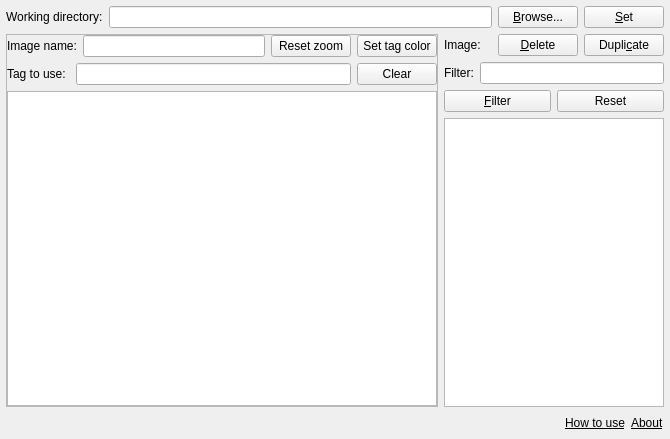
<?xml version="1.0" encoding="UTF-8"?>
<ui version="4.0">
 <class>MainWindow</class>
 <widget class="QMainWindow" name="MainWindow">
  <property name="geometry">
   <rect>
    <x>0</x>
    <y>0</y>
    <width>670</width>
    <height>439</height>
   </rect>
  </property>
  <property name="windowTitle">
   <string>ImageTagger</string>
  </property>
  <widget class="QWidget" name="centralWidget">
   <layout class="QVBoxLayout" name="verticalLayout_2">
    <property name="leftMargin">
     <number>6</number>
    </property>
    <property name="topMargin">
     <number>6</number>
    </property>
    <property name="rightMargin">
     <number>6</number>
    </property>
    <property name="bottomMargin">
     <number>6</number>
    </property>
    <item>
     <layout class="QHBoxLayout" name="horizontalLayout">
      <item>
       <widget class="QLabel" name="label">
        <property name="text">
         <string>Working directory:</string>
        </property>
       </widget>
      </item>
      <item>
       <widget class="QLineEdit" name="workingDirectoryBox"/>
      </item>
      <item>
       <widget class="QPushButton" name="browseWorkingDirectoryBtn">
        <property name="text">
         <string>&amp;Browse...</string>
        </property>
       </widget>
      </item>
      <item>
       <widget class="QPushButton" name="setWorkingDirectoryBtn">
        <property name="text">
         <string>&amp;Set</string>
        </property>
       </widget>
      </item>
     </layout>
    </item>
    <item>
     <layout class="QHBoxLayout" name="horizontalLayout_5">
      <item>
       <widget class="QFrame" name="itemFrame">
        <property name="frameShape">
         <enum>QFrame::StyledPanel</enum>
        </property>
        <property name="frameShadow">
         <enum>QFrame::Raised</enum>
        </property>
        <layout class="QVBoxLayout" name="verticalLayout_3">
         <property name="leftMargin">
          <number>0</number>
         </property>
         <property name="topMargin">
          <number>0</number>
         </property>
         <property name="rightMargin">
          <number>0</number>
         </property>
         <property name="bottomMargin">
          <number>0</number>
         </property>
         <item>
          <layout class="QHBoxLayout" name="horizontalLayout_6">
           <item>
            <widget class="QLabel" name="label_4">
             <property name="text">
              <string>Image name:</string>
             </property>
            </widget>
           </item>
           <item>
            <widget class="QLineEdit" name="itemNameBox"/>
           </item>
           <item>
            <widget class="QPushButton" name="resetZoomBtn">
             <property name="text">
              <string>Reset zoom</string>
             </property>
            </widget>
           </item>
           <item>
            <widget class="QPushButton" name="setTagColorBtn">
             <property name="text">
              <string>Set tag color</string>
             </property>
            </widget>
           </item>
          </layout>
         </item>
         <item>
          <layout class="QHBoxLayout" name="horizontalLayout_7">
           <item>
            <widget class="QLabel" name="label_5">
             <property name="minimumSize">
              <size>
               <width>63</width>
               <height>0</height>
              </size>
             </property>
             <property name="text">
              <string>Tag to use:</string>
             </property>
            </widget>
           </item>
           <item>
            <widget class="QLineEdit" name="tagBox">
             <property name="styleSheet">
              <string notr="true">font-family: monospace;</string>
             </property>
             <property name="text">
              <string/>
             </property>
            </widget>
           </item>
           <item>
            <widget class="QPushButton" name="clearTagBtn">
             <property name="text">
              <string>Clear</string>
             </property>
            </widget>
           </item>
          </layout>
         </item>
         <item>
          <widget class="GraphicsViewEx" name="itemGraphicsView"/>
         </item>
        </layout>
       </widget>
      </item>
      <item>
       <widget class="QFrame" name="frame">
        <property name="maximumSize">
         <size>
          <width>220</width>
          <height>16777215</height>
         </size>
        </property>
        <layout class="QVBoxLayout" name="verticalLayout">
         <property name="leftMargin">
          <number>0</number>
         </property>
         <property name="topMargin">
          <number>0</number>
         </property>
         <property name="rightMargin">
          <number>0</number>
         </property>
         <property name="bottomMargin">
          <number>0</number>
         </property>
         <item>
          <layout class="QHBoxLayout" name="horizontalLayout_3">
           <item>
            <widget class="QLabel" name="label_3">
             <property name="text">
              <string>Image:</string>
             </property>
            </widget>
           </item>
           <item>
            <widget class="QPushButton" name="deleteItemBtn">
             <property name="text">
              <string>&amp;Delete</string>
             </property>
            </widget>
           </item>
           <item>
            <widget class="QPushButton" name="duplicateItemBtn">
             <property name="text">
              <string>Dupli&amp;cate</string>
             </property>
            </widget>
           </item>
          </layout>
         </item>
         <item>
          <layout class="QHBoxLayout" name="horizontalLayout_2">
           <item>
            <widget class="QLabel" name="label_2">
             <property name="text">
              <string>Filter:</string>
             </property>
            </widget>
           </item>
           <item>
            <widget class="QLineEdit" name="filterBox"/>
           </item>
          </layout>
         </item>
         <item>
          <layout class="QHBoxLayout" name="horizontalLayout_4">
           <item>
            <widget class="QPushButton" name="filterBtn">
             <property name="text">
              <string>&amp;Filter</string>
             </property>
            </widget>
           </item>
           <item>
            <widget class="QPushButton" name="resetFilterBtn">
             <property name="text">
              <string>Reset</string>
             </property>
            </widget>
           </item>
          </layout>
         </item>
         <item>
          <widget class="QListWidget" name="itemList"/>
         </item>
        </layout>
       </widget>
      </item>
     </layout>
    </item>
    <item>
     <layout class="QHBoxLayout" name="horizontalLayout_8">
      <item>
       <spacer name="horizontalSpacer">
        <property name="orientation">
         <enum>Qt::Horizontal</enum>
        </property>
        <property name="sizeHint" stdset="0">
         <size>
          <width>40</width>
          <height>20</height>
         </size>
        </property>
       </spacer>
      </item>
      <item>
       <widget class="QLabel" name="howToUseLbl">
        <property name="styleSheet">
         <string notr="true"/>
        </property>
        <property name="text">
         <string>&lt;html&gt;&lt;head/&gt;&lt;body&gt;&lt;p&gt;&lt;a href=&quot;howToUse&quot; style=&quot;color: #000&quot;&gt;How to use&lt;/a&gt;&lt;/p&gt;&lt;/body&gt;&lt;/html&gt;</string>
        </property>
       </widget>
      </item>
      <item>
       <widget class="QLabel" name="aboutLbl">
        <property name="text">
         <string>&lt;a href=&quot;about&quot; style=&quot;color: #000&quot;&gt;About&lt;/a&gt;</string>
        </property>
       </widget>
      </item>
     </layout>
    </item>
   </layout>
  </widget>
 </widget>
 <layoutdefault spacing="6" margin="11"/>
 <customwidgets>
  <customwidget>
   <class>GraphicsViewEx</class>
   <extends>QGraphicsView</extends>
   <header>graphicsviewex.h</header>
  </customwidget>
 </customwidgets>
 <resources/>
 <connections/>
</ui>
